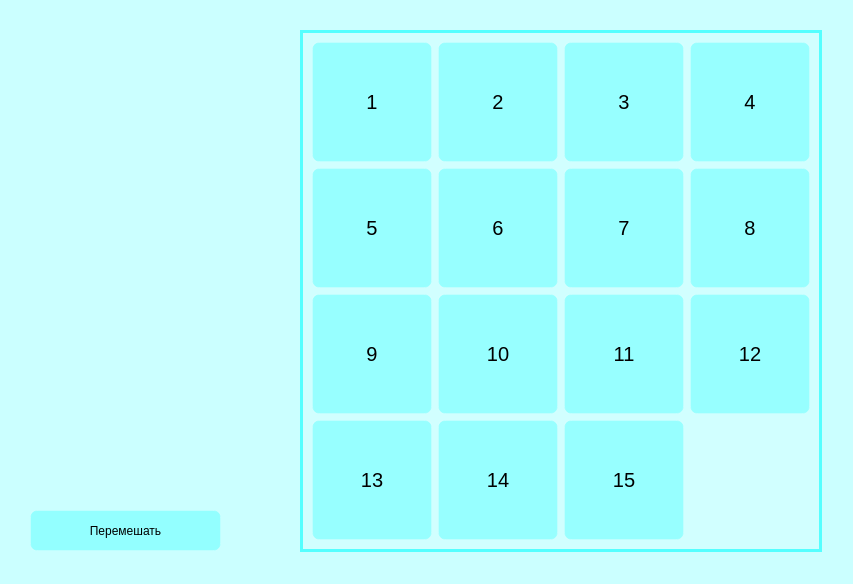
<?xml version="1.0" encoding="UTF-8"?>
<ui version="4.0">
 <class>MainWindow</class>
 <widget class="QMainWindow" name="MainWindow">
  <property name="geometry">
   <rect>
    <x>0</x>
    <y>0</y>
    <width>853</width>
    <height>584</height>
   </rect>
  </property>
  <property name="windowTitle">
   <string>MainWindow</string>
  </property>
  <property name="styleSheet">
   <string notr="true">background-color :rgba(85, 255, 255,30)
</string>
  </property>
  <widget class="QWidget" name="centralwidget">
   <widget class="QFrame" name="gridFrame">
    <property name="geometry">
     <rect>
      <x>300</x>
      <y>30</y>
      <width>522</width>
      <height>522</height>
     </rect>
    </property>
    <property name="styleSheet">
     <string notr="true">background-color:rgba(255,255,255,30);
border:3px solid rgba(85, 255, 255,255);
 color : white;
 font-weight bold;
 font-size :15pt;</string>
    </property>
    <layout class="QGridLayout" name="area">
     <item row="2" column="0">
      <widget class="QLabel" name="chip_9">
       <property name="styleSheet">
        <string notr="true">font: 20pt &quot;Sitka Text&quot;;
border: 1px solid rgba(255,255,255,40);
border-radius: 7px;
color : Black;
font-weight bold;
background-color :rgba(85, 255, 255,120)
</string>
       </property>
       <property name="text">
        <string>9</string>
       </property>
       <property name="alignment">
        <set>Qt::AlignCenter</set>
       </property>
      </widget>
     </item>
     <item row="2" column="2">
      <widget class="QLabel" name="chip_11">
       <property name="styleSheet">
        <string notr="true">font: 20pt &quot;Sitka Text&quot;;
border: 1px solid rgba(255,255,255,40);
border-radius: 7px;
color : Black;
font-weight bold;
background-color :rgba(85, 255, 255,120)
</string>
       </property>
       <property name="text">
        <string>11</string>
       </property>
       <property name="alignment">
        <set>Qt::AlignCenter</set>
       </property>
      </widget>
     </item>
     <item row="3" column="0">
      <widget class="QLabel" name="chip_13">
       <property name="styleSheet">
        <string notr="true">font: 20pt &quot;Sitka Text&quot;;
border: 1px solid rgba(255,255,255,40);
border-radius: 7px;
color : Black;
font-weight bold;
background-color :rgba(85, 255, 255,120)
</string>
       </property>
       <property name="text">
        <string>13</string>
       </property>
       <property name="alignment">
        <set>Qt::AlignCenter</set>
       </property>
      </widget>
     </item>
     <item row="1" column="0">
      <widget class="QLabel" name="chip_5">
       <property name="styleSheet">
        <string notr="true">font: 20pt &quot;Sitka Text&quot;;
border: 1px solid rgba(255,255,255,40);
border-radius: 7px;
color : Black;
font-weight bold;
background-color :rgba(85, 255, 255,120)
</string>
       </property>
       <property name="text">
        <string>5</string>
       </property>
       <property name="alignment">
        <set>Qt::AlignCenter</set>
       </property>
      </widget>
     </item>
     <item row="1" column="2">
      <widget class="QLabel" name="chip_7">
       <property name="styleSheet">
        <string notr="true">font: 20pt &quot;Sitka Text&quot;;
border: 1px solid rgba(255,255,255,40);
border-radius: 7px;
color : Black;
font-weight bold;
background-color :rgba(85, 255, 255,120)
</string>
       </property>
       <property name="text">
        <string>7</string>
       </property>
       <property name="alignment">
        <set>Qt::AlignCenter</set>
       </property>
      </widget>
     </item>
     <item row="0" column="3">
      <widget class="QLabel" name="chip_4">
       <property name="styleSheet">
        <string notr="true">font: 20pt &quot;Sitka Text&quot;;
border: 1px solid rgba(255,255,255,40);
border-radius: 7px;
color : Black;
font-weight bold;
background-color :rgba(85, 255, 255,120)
</string>
       </property>
       <property name="text">
        <string>4</string>
       </property>
       <property name="alignment">
        <set>Qt::AlignCenter</set>
       </property>
      </widget>
     </item>
     <item row="0" column="0">
      <widget class="QLabel" name="chip_1">
       <property name="styleSheet">
        <string notr="true">font: 20pt &quot;Sitka Text&quot;;
border: 1px solid rgba(255,255,255,40);
border-radius: 7px;
color : Black;
font-weight bold;
background-color :rgba(85, 255, 255,120)
</string>
       </property>
       <property name="text">
        <string>1</string>
       </property>
       <property name="alignment">
        <set>Qt::AlignCenter</set>
       </property>
      </widget>
     </item>
     <item row="1" column="3">
      <widget class="QLabel" name="chip_8">
       <property name="styleSheet">
        <string notr="true">font: 20pt &quot;Sitka Text&quot;;
border: 1px solid rgba(255,255,255,40);
border-radius: 7px;
color : Black;
font-weight bold;
background-color :rgba(85, 255, 255,120)
</string>
       </property>
       <property name="text">
        <string>8</string>
       </property>
       <property name="alignment">
        <set>Qt::AlignCenter</set>
       </property>
      </widget>
     </item>
     <item row="2" column="3">
      <widget class="QLabel" name="chip_12">
       <property name="enabled">
        <bool>true</bool>
       </property>
       <property name="styleSheet">
        <string notr="true">font: 20pt &quot;Sitka Text&quot;;
border: 1px solid rgba(255,255,255,40);
border-radius: 7px;
color : Black;
font-weight bold;
background-color :rgba(85, 255, 255,120)
</string>
       </property>
       <property name="text">
        <string>12</string>
       </property>
       <property name="alignment">
        <set>Qt::AlignCenter</set>
       </property>
      </widget>
     </item>
     <item row="0" column="2">
      <widget class="QLabel" name="chip_3">
       <property name="styleSheet">
        <string notr="true">font: 20pt &quot;Sitka Text&quot;;
border: 1px solid rgba(255,255,255,40);
border-radius: 7px;
color : Black;
font-weight bold;
background-color :rgba(85, 255, 255,120)
</string>
       </property>
       <property name="text">
        <string>3</string>
       </property>
       <property name="alignment">
        <set>Qt::AlignCenter</set>
       </property>
      </widget>
     </item>
     <item row="3" column="2">
      <widget class="QLabel" name="chip_15">
       <property name="styleSheet">
        <string notr="true">font: 20pt &quot;Sitka Text&quot;;
border: 1px solid rgba(255,255,255,40);
border-radius: 7px;
color : Black;
font-weight bold;
background-color :rgba(85, 255, 255,120)
</string>
       </property>
       <property name="text">
        <string>15</string>
       </property>
       <property name="alignment">
        <set>Qt::AlignCenter</set>
       </property>
      </widget>
     </item>
     <item row="0" column="1">
      <widget class="QLabel" name="chip_2">
       <property name="styleSheet">
        <string notr="true">font: 20pt &quot;Sitka Text&quot;;
border: 1px solid rgba(255,255,255,40);
border-radius: 7px;
color : Black;
font-weight bold;
background-color :rgba(85, 255, 255,120)
</string>
       </property>
       <property name="text">
        <string>2</string>
       </property>
       <property name="alignment">
        <set>Qt::AlignCenter</set>
       </property>
      </widget>
     </item>
     <item row="1" column="1">
      <widget class="QLabel" name="chip_6">
       <property name="styleSheet">
        <string notr="true">font: 20pt &quot;Sitka Text&quot;;
border: 1px solid rgba(255,255,255,40);
border-radius: 7px;
color : Black;
font-weight bold;
background-color :rgba(85, 255, 255,120)
</string>
       </property>
       <property name="text">
        <string>6</string>
       </property>
       <property name="alignment">
        <set>Qt::AlignCenter</set>
       </property>
      </widget>
     </item>
     <item row="2" column="1">
      <widget class="QLabel" name="chip_10">
       <property name="styleSheet">
        <string notr="true">font: 20pt &quot;Sitka Text&quot;;
border: 1px solid rgba(255,255,255,40);
border-radius: 7px;
color : Black;
font-weight bold;
background-color :rgba(85, 255, 255,120)
</string>
       </property>
       <property name="text">
        <string>10</string>
       </property>
       <property name="alignment">
        <set>Qt::AlignCenter</set>
       </property>
      </widget>
     </item>
     <item row="3" column="1">
      <widget class="QLabel" name="chip_14">
       <property name="styleSheet">
        <string notr="true">font: 20pt &quot;Sitka Text&quot;;
border: 1px solid rgba(255,255,255,40);
border-radius: 7px;
color : Black;
font-weight bold;
background-color :rgba(85, 255, 255,120)
</string>
       </property>
       <property name="text">
        <string>14</string>
       </property>
       <property name="alignment">
        <set>Qt::AlignCenter</set>
       </property>
      </widget>
     </item>
    </layout>
   </widget>
   <widget class="QPushButton" name="pushButton">
    <property name="geometry">
     <rect>
      <x>30</x>
      <y>510</y>
      <width>191</width>
      <height>41</height>
     </rect>
    </property>
    <property name="styleSheet">
     <string notr="true">font: 20pt &quot;Sitka Text&quot;;
border: 1px solid rgba(255,255,255,40);
border-radius: 7px;
color : Black;
font-weight bold;
background-color :rgba(85, 255, 255,120)
</string>
    </property>
    <property name="text">
     <string>Перемешать</string>
    </property>
   </widget>
  </widget>
 </widget>
 <resources/>
 <connections/>
</ui>
